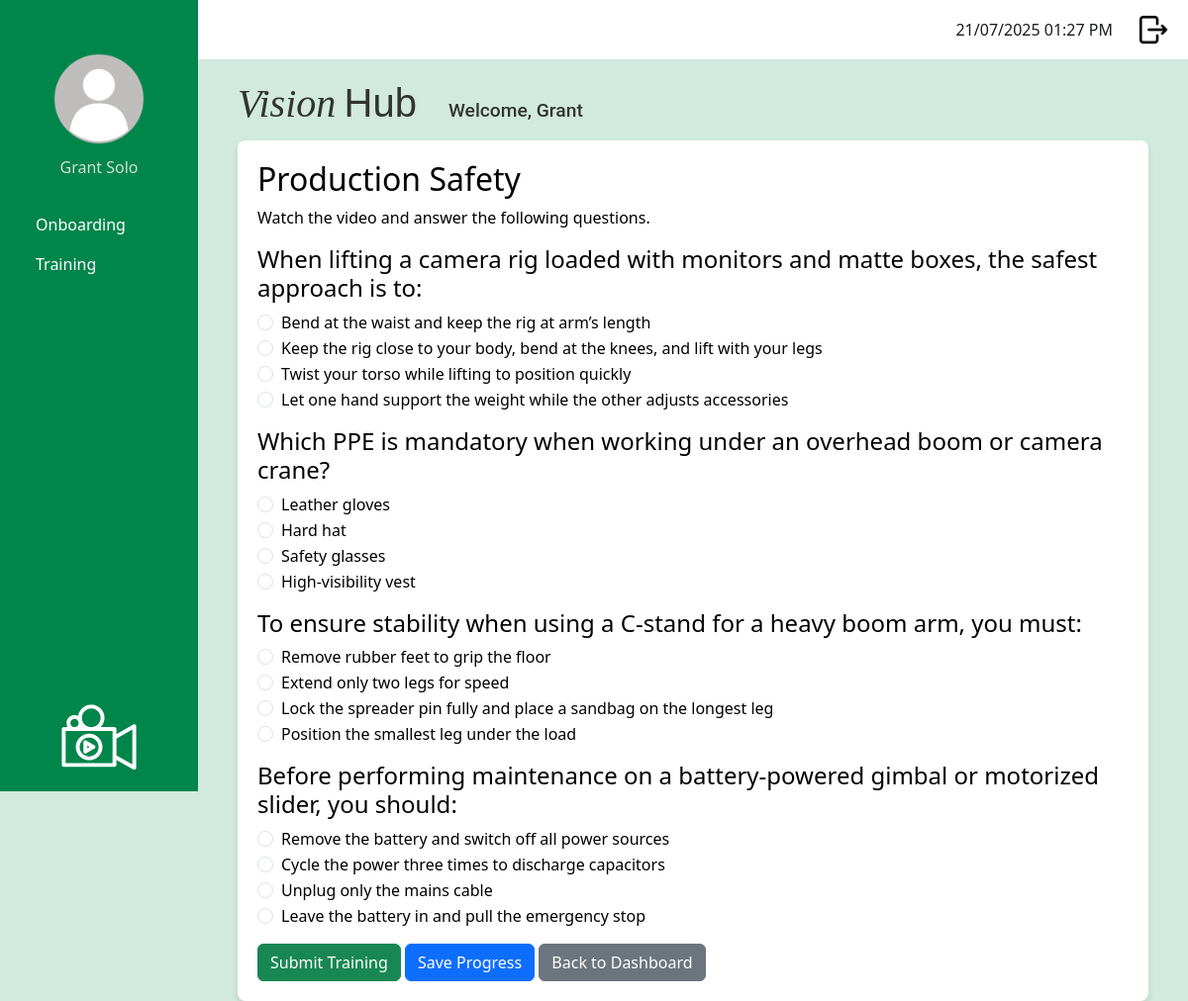
The page /staff/take_training_module/1 (signed in) on the database its author committed.
### app/models.py (models this page shows, shortened)
class User(UserMixin, db.Model):
    __tablename__ = 'user'
    id: so.Mapped[int] = so.mapped_column(primary_key=True)
    username: so.Mapped[str] = so.mapped_column(sa.String(120), index=True, unique=True)
    first_name: so.Mapped[str] = so.mapped_column(sa.String(50), index=True)
    surname: so.Mapped[str] = so.mapped_column(sa.String(50), index=True)
    job_title: so.Mapped[str] = so.mapped_column(sa.String(50), index=True)
    password_hash: so.Mapped[str] = so.mapped_column(sa.String(256))
    is_onboarding: so.Mapped[bool] = so.mapped_column(default=False) # Default: Not onboarding
    dateStarted: so.Mapped[datetime] = so.mapped_column(index=True, default=lambda: datetime.now(timezone.utc))
    google_email: so.Mapped[Optional[str]] = so.mapped_column(sa.String(120), unique=True, nullable=True)
    profile_photo: so.Mapped[Optional[str]] = so.mapped_column(sa.String(120), nullable=True, default='profileDefault.png')
    manager_id: so.Mapped[Optional[int]] = so.mapped_column(sa.ForeignKey('user.id'), nullable=True)
    manager: so.Mapped[Optional['User']] = so.relationship('User', remote_side=[id], back_populates='manages')
    manages: so.Mapped[List['User']] = so.relationship('User', back_populates='manager')
    role_id: so.Mapped[int] = so.mapped_column(sa.ForeignKey('role.id'))
    role: so.Mapped['Role'] = so.relationship('Role', back_populates='users')
    department_id: so.Mapped[int] = so.mapped_column(sa.ForeignKey('department.id'))
    department: so.Mapped['Department'] = so.relationship('Department', back_populates='users')
    module_progress: so.Mapped[List['UserModuleProgress']] = so.relationship('UserModuleProgress', back_populates='user')
    onboarding_path_id: so.Mapped[int] = so.mapped_column(sa.ForeignKey('onboarding_path.id'), nullable=True)
    onboarding_path: so.Mapped['OnboardingPath'] = so.relationship('OnboardingPath')

class TrainingModule (db.Model):
    __tablename__ = 'training_module'
    id: so.Mapped[int] = so.mapped_column(primary_key=True)
    module_title: so.Mapped[str] = so.mapped_column(sa.String(150), index=True, unique=True)
    module_description: so.Mapped[str] = so.mapped_column(sa.Text, nullable=False)
    module_instructions: so.Mapped[str] = so.mapped_column(sa.Text, nullable=False)
    video_url: so.Mapped[str] = so.mapped_column(sa.String(300))
    questions: so.Mapped[List['Question']] = so.relationship('Question', back_populates='training_module', cascade='all, delete-orphan')
    user_progress: so.Mapped[List['UserModuleProgress']] = so.relationship('UserModuleProgress', back_populates='training_module')
    onboarding_steps: so.Mapped[List['OnboardingStep']] = so.relationship('OnboardingStep', back_populates='training_module', cascade='all, delete-orphan')

class Question (db.Model):
    __tablename__ = 'question'
    id: so.Mapped[int] = so.mapped_column(primary_key=True)
    question_text: so.Mapped[str] = so.mapped_column(sa.String(1000), nullable=False)
    training_module_id: so.Mapped[int] = so.mapped_column(sa.ForeignKey('training_module.id'), nullable=False)
    training_module: so.Mapped['TrainingModule'] = so.relationship('TrainingModule', back_populates='questions')
    options: so.Mapped[List['Option']] = so.relationship('Option', back_populates='question', cascade='all, delete-orphan')

class Option (db.Model):
    __tablename__ = "option"
    id: so.Mapped[int] = so.mapped_column(primary_key=True)
    question_id: so.Mapped[int] = so.mapped_column(sa.ForeignKey('question.id'), nullable=False)
    option_text: so.Mapped[str] = so.mapped_column(sa.String(500), nullable=False)
    is_correct: so.Mapped[bool] = so.mapped_column(sa.Boolean, default=False, nullable=False)
    question: so.Mapped['Question'] = so.relationship('Question', back_populates='options')

### app/routes.py (the view, shortened to what this page needs)
@app.route('/staff/take_training_module/<int:module_id>', methods=['GET', 'POST'])
@login_required
def take_training_module(module_id):
    if current_user.role.role_name != 'staff':
        return redirect(url_for('logout'))
    module = TrainingModule.query.get_or_404(module_id)
    passing_threshold = 0.5
    progress = UserModuleProgress.query.filter_by(
        user_id=current_user.id,
        training_module_id=module_id
    ).order_by(UserModuleProgress.id.desc()).first()
    if request.method == 'GET':
        if progress:
            total_questions = len(module.questions) or 1
            if progress.completed_date:
                if progress.score is not None and (progress.score / total_questions) < passing_threshold:
                    progress = UserModuleProgress(
                        user_id=current_user.id,
                        training_module_id=module_id,
                        start_date=datetime.now(timezone.utc)
                    )
                    db.session.add(progress)
                    db.session.commit()
    user_answers = {}
    if progress and not progress.completed_date:
        for ans in progress.answers:
            user_answers[ans.question_id] = ans.selected_option_id
    return render_template('take_training_module.html',
                           module=module,
                           title=module.module_title,
                           user_answers=user_answers)

### app/models.py (called while the page is built)
@login.user_loader
def load_user(id):
    return db.session.get(User, int(id))

### app/templates/take_training_module.html
{% extends "base.html" %}
{% block content %}
<h2>{{ module.module_title }}</h2>
<p>{{ module.module_instructions }}</p>
<form method="POST" action="">
    {% for question in module.questions %}
    <div class="mb-3">
        <h4>{{ question.question_text }}</h4>
        {% for option in question.options %}
        <div class="form-check">
            <input class="form-check-input" type="radio"
                   name="question_{{question.id}}"
                   value="{{ option.id }}"
                   id="option_{{option.id}}"
                   {% if user_answers.get(question.id) == option.id %} checked {% endif %}>
            <label class="form-check-label" for="option_{{option.id}}">
                {{ option.option_text }}
            </label>
        </div>
        {% endfor %}
    </div>
    {% endfor %}
    <button type="submit" name="action" value="submit" class="btn btn-success">Submit Training</button>
    <button type="submit" name="action" value="save" class="btn btn-primary">Save Progress</button>
    <a href="{{ url_for('training_dashboard') }}" class="btn btn-secondary">Back to Dashboard</a>
</form>
{% endblock %}

### app/templates/base.html (shortened to what this page needs)
<!doctype html>
<html>
    <head>
            <link
            href="{{ url_for('static', filename='css/bootstrap.min.css') }}"
            rel="stylesheet"/>
            <link href="{{ url_for('static', filename='css/stylesheet.css') }}" rel="stylesheet"/>
        </head>
    <body>
         <div class="sidebar">
            <div class="profile-container">
                <form id="photoForm"
                    action="{{ url_for('update_profile_photo') }}"
                    method="POST"
                    enctype="multipart/form-data"
                    style="display:inline;">
                <img src="{{ url_for('static',
                                    filename='images/profilePhoto/'
                                        ~ (current_user.profile_photo or 'profileDefault.png')) }}"
                    id="profilePicture"
                    class="profilePicture"
                    alt="Click to change photo"
                    style="cursor:pointer; width:100px; height:100px;
                            object-fit:cover; border-radius:50%;">
                </form>
                <h5 class="profile-photo-text">{{ current_user.first_name|title }} {{ current_user.surname|title }}</h5>
            </div>
            <nav class="nav flex-column sideNavLink-container">
                {% if current_user.role.role_name == 'admin' %}
                    <a class="nav-link" href="#">Onboarding</a>
                    <a class="nav-link" href="{{ url_for('manage_training_modules') }}">Training</a>
                    <a class="nav-link" href="#">Knowledge Base</a>
                    <a class="nav-link" href="{{ url_for('manage_users') }}">User Managment</a>
                    <a class="nav-link" href="#">Onboarding</a>
                    <a class="nav-link" href="#">Reports</a>
                    <a class="nav-link" href="#">Content Management</a>
                    {% elif current_user.role.role_name == 'manager' %}
                    <a class="nav-link" href="#">Onboarding</a>
                    <a class="nav-link" href="#">Training</a>
                    <a class="nav-link" href="#">Reports</a>
                    {% elif current_user.role.role_name == 'staff' %}
                    <a class="nav-link" href="#">Onboarding</a>
                    <a class="nav-link" href="{{ url_for('training_dashboard') }}">Training</a>
                {% endif %}
            </nav>
            <img src="{{ url_for('static', filename='images/logoImageWhite.svg') }}" class="sidebarLogo">
        </div>
         <div class="top-bar">
            <div class="d-flex align-items-center">
                <span class="me-3" id="clock"></span>
                <a href="{{ url_for('logout') }}" class="logout-link">
                    <img src="{{ url_for('static', filename='images/logout.png') }}" class="logout-image">
                </a>
            </div>
        </div>
        <div class="logo-name-container">
            <h2 class="logo-text">
                <span class="logo-vision">Vision</span>
                <span class="logo-hub">Hub</span>
            </h2>
            <h3 class="welcome-text">Welcome, {{ current_user.first_name|title }}</h3>
        </div>
        <div class="content">
            {% block content %}
            {% endblock %}
        </div>
    </body>
</html>

### app/static/css/stylesheet.css (style rules this page uses)
body { color: #000000; background-color: #d1eadd ; }
.logo-name-container { display: flex; align-items: baseline; margin-left: 240px; margin-top: 20px; margin-bottom: 5px; gap: 2rem; color: #333; }
.logo-vision { font-family: 'Playfair Display', serif; font-weight: 450; font-style: italic; font-size: 2.5rem; }
.logo-hub { font-family: 'Montserrat', sans-serif; font-weight: 200; font-size: 2.5rem; margin-left: 0; }
.welcome-text { font-family: 'Roboto', sans-serif; font-size: 1.2rem; margin: 0; }
.sidebar { background-color: #00854a; color: white; font-size: 1rem; font-weight: 400; height: 100vh; position: fixed; width: 200px; padding: 20px; display: flex; flex-direction: column; justify-content: space-between; text-align: left }
.profile-photo-text { font-size: 1rem; font-weight: 200; color: rgb(211, 225, 211); text-align: center; }
.sidebarLogo { max-width: 100%; width: 120px; height: auto; display: block; margin: 0 auto; margin-top: auto; }
.profilePicture { display: block; margin: 30px auto 10px auto; border-radius: 50%; width: 80px; height: 80px; object-fit: cover; }
.sideNavLink-container { margin-top: 20px; }
.nav-link { border-radius: 0.5rem; color: white; }
.top-bar { background-color: white; height: 60px; padding: 10px 20px; margin-left: 200px; display: flex; justify-content: flex-end; align-items: center; }
.logout-image { width: 30px; height: 30px; object-fit: cover; margin-left: 10px; }
#clock { color: #1a1d1c; margin-right: 20px; }
.content { background-color: white; border-radius: 8px; margin-left: 240px; padding: 20px; box-shadow: 0 4px 6px rgba(0, 0, 0, 0.1); max-width: calc(100% - 240px - 40px); }

### rows shown on the page
User: profile_photo (placeholder picture), first_name "Grant", surname "Solo"
TrainingModule: module_title "Production Safety", module_instructions "Watch the video and answer the following questions."
Question: question_text "When lifting a camera rig loaded with monitors and matte boxes, the safest approach is to:", id "☐ Bend at the waist and keep the", id "☐ Keep the rig close to your bod", id "☐ Twist your torso while lifting", id "☐ Let one hand support the weigh"
Option: option_text "Bend at the waist and keep the rig at arm’s length"
Option: option_text "Keep the rig close to your body, bend at the knees, and lift with your legs"
Option: option_text "Twist your torso while lifting to position quickly"
Option: option_text "Let one hand support the weight while the other adjusts accessories"
Question: question_text "Which PPE is mandatory when working under an overhead boom or camera crane?", id "☐ Leather gloves", id "☐ Hard hat", id "☐ Safety glasses", id "☐ High-visibility vest"
Option: option_text "Leather gloves"
Option: option_text "Hard hat"
Option: option_text "Safety glasses"
Option: option_text "High-visibility vest"
Question: question_text "To ensure stability when using a C-stand for a heavy boom arm, you must:", id "☐ Remove rubber feet to grip the", id "☐ Extend only two legs for speed", id "☐ Lock the spreader pin fully an", id "☐ Position the smallest leg unde"
Option: option_text "Remove rubber feet to grip the floor"
Option: option_text "Extend only two legs for speed"
Option: option_text "Lock the spreader pin fully and place a sandbag on the longest leg"
Option: option_text "Position the smallest leg under the load"
Question: question_text "Before performing maintenance on a battery-powered gimbal or motorized slider, you should:", id "☐ Remove the battery and switch", id "☐ Cycle the power three times to", id "☐ Unplug only the mains cable", id "☐ Leave the battery in and pull"
Option: option_text "Remove the battery and switch off all power sources"
Option: option_text "Cycle the power three times to discharge capacitors"
Option: option_text "Unplug only the mains cable"
Option: option_text "Leave the battery in and pull the emergency stop"
